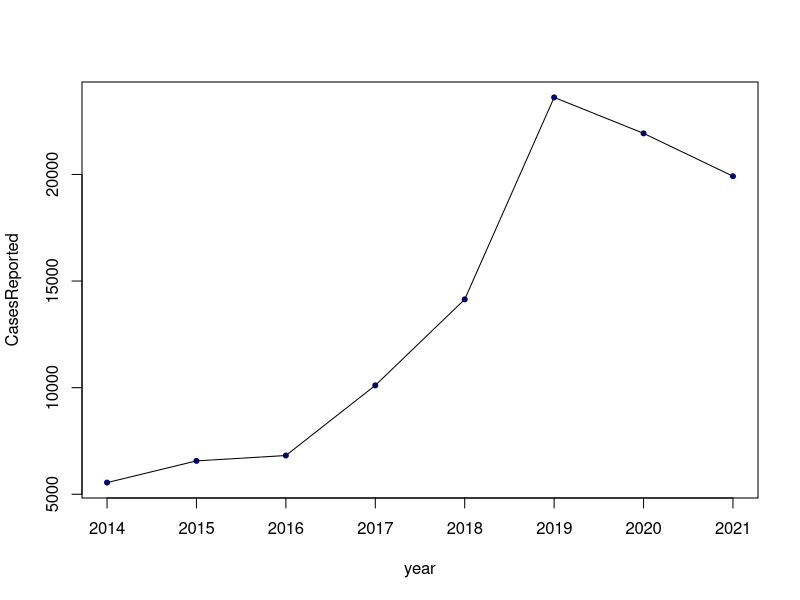

Generate this figure with R: (Note: this script raises an error after producing the figure.)
## ---- chunk 1
library(readxl)
data=read_excel("computer related offense.xlsx")
data
x=data$year
y=data$CasesReported
plot(data,pch=20,col="blue4")
lines(data)

model1=lm(y~x)
summary(model1)

model2=lm(y~poly(x,2,raw = TRUE))
summary(model2)

model3 = lm(log(y) ~ x)
summary(model3)

x_axis=2014:2020
data.frame(year=data$year,actual = data$CasesReported,linear=predict(model1,data.frame(x=x_axis)),quad = predict(model2,data.frame(x=x_axis)),loge = predict(model3,data.frame(x=x_axis)))

plot(data,pch=20,col="blue4")
m3=function(x){
  exp(-524.60367+0.26470*x)
}
curve(m3,from = 2014 ,to = 2020,add = TRUE ,lwd = 1.5 , col = "blue")
